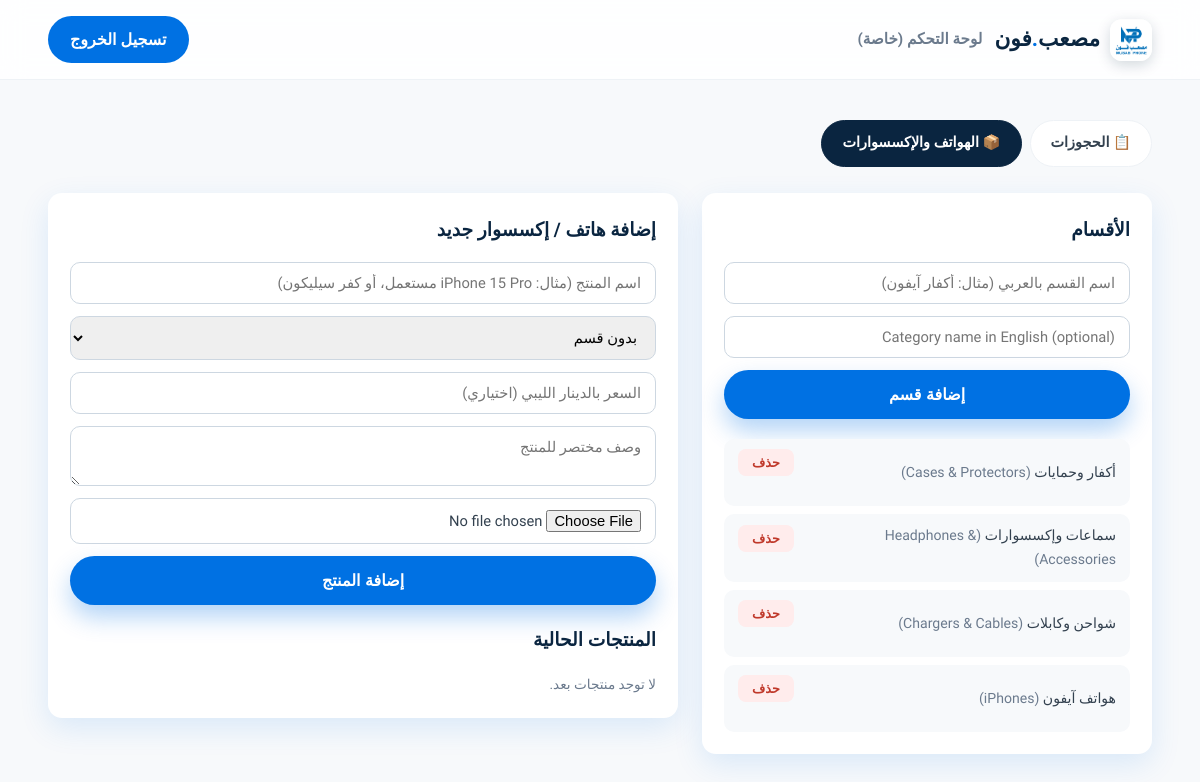
The page /admin/catalog (signed in) on the database its author committed.
### tables this page shows
CREATE TABLE categories (
            id INTEGER PRIMARY KEY AUTOINCREMENT,
            name_ar TEXT NOT NULL,
            name_en TEXT,
            created_at TEXT NOT NULL
        );

### app.py (the view)
    @app.route("/admin/catalog")
    def admin_catalog():
        if not admin_required():
            return redirect(url_for("admin"))
        conn = get_db()
        categories = conn.execute("SELECT * FROM categories ORDER BY name_ar").fetchall()
        products = conn.execute(
            "SELECT p.*, c.name_ar AS cat_ar FROM products p "
            "LEFT JOIN categories c ON c.id = p.category_id ORDER BY p.created_at DESC"
        ).fetchall()
        conn.close()
        return render_template(
            "admin.html",
            categories=categories,
            products=products,
            stock=get_stock_status(),
            active_tab="catalog",
        )

### app.py (called while the page is built)
def get_db():
    conn = sqlite3.connect(DB_PATH)
    conn.row_factory = sqlite3.Row
    return conn

def get_reserved_count():
    conn = get_db()
    row = conn.execute("SELECT COUNT(*) AS c FROM reservations").fetchone()
    conn.close()
    return row["c"] if row else 0

def get_stock_status():
    reserved = get_reserved_count()
    remaining = max(TOTAL_STOCK - reserved, 0)
    percent = round((reserved / TOTAL_STOCK) * 100) if TOTAL_STOCK else 0
    percent = min(percent, 100)
    return {
        "total": TOTAL_STOCK,
        "reserved": reserved,
        "remaining": remaining,
        "percent": percent,
        "sold_out": remaining <= 0,
    }

def get_lang():
    lang = session.get("lang", "ar")
    return lang if lang in TRANSLATIONS else "ar"

@app.context_processor
def inject_lang_helpers():
    lang = get_lang()
    return {"t": TRANSLATIONS[lang], "lang": lang}

    def admin_required():
        return session.get("is_admin") is True

### templates/admin.html (shortened to what this page needs)
<!DOCTYPE html>
<html lang="ar" dir="rtl">
<head>
  <link rel="stylesheet" href="{{ url_for('static', filename='css/style.css') }}">
</head>
<body>
{% import "_logo.html" as L %}
  <header class="navbar">
    <div class="container">
      <div style="display:flex; align-items:center; gap:12px;">
        {{ L.logo("admin") }}
        <span style="color:var(--gray-500); font-weight:700; font-size:0.95rem;">لوحة التحكم (خاصة)</span>
      </div>
      <a href="{{ url_for('admin_logout') }}" class="btn-nav">تسجيل الخروج</a>
    </div>
  </header>
  <div class="container admin-wrap">
    <div class="admin-tabs">
      <a href="{{ url_for('admin') }}" class="{{ 'active' if active_tab == 'reservations' else '' }}">📋 الحجوزات</a>
      <a href="{{ url_for('admin_catalog') }}" class="{{ 'active' if active_tab == 'catalog' else '' }}">📦 الهواتف والإكسسوارات</a>
    </div>
    {% if active_tab == 'catalog' %}
    <div class="catalog-grid">
      <div class="panel">
        <h3>الأقسام</h3>
        <form action="{{ url_for('admin_add_category') }}" method="POST">
          <input type="text" name="name_ar" placeholder="اسم القسم بالعربي (مثال: أكفار آيفون)" required>
          <input type="text" name="name_en" placeholder="Category name in English (optional)">
          <button type="submit" class="btn btn-primary">إضافة قسم</button>
        </form>
        <div class="cat-list">
          {% for c in categories %}
          <div class="cat-row">
            <span>{{ c.name_ar }} {% if c.name_en %}<span style="color:var(--gray-500);">({{ c.name_en }})</span>{% endif %}</span>
            <form action="{{ url_for('admin_delete_category', cat_id=c.id) }}" method="POST" onsubmit="return confirm('حذف هذا القسم؟');">
              <button type="submit" class="del-btn">حذف</button>
            </form>
          </div>
          {% else %}
          <p style="color:var(--gray-500); font-size:0.85rem;">لا توجد أقسام بعد.</p>
          {% endfor %}
        </div>
      </div>
      <div class="panel">
        <h3>إضافة هاتف / إكسسوار جديد</h3>
        <form action="{{ url_for('admin_add_product') }}" method="POST" enctype="multipart/form-data">
          <input type="text" name="name" placeholder="اسم المنتج (مثال: iPhone 15 Pro مستعمل، أو كفر سيليكون)" required>
          <select name="category_id">
            <option value="">بدون قسم</option>
          </select>
          <input type="number" step="0.01" name="price" placeholder="السعر بالدينار الليبي (اختياري)">
          <textarea name="description" rows="2" placeholder="وصف مختصر للمنتج"></textarea>
          <input type="file" name="image" accept="image/*">
          <button type="submit" class="btn btn-primary">إضافة المنتج</button>
        </form>
        <h3 style="margin-top:10px;">المنتجات الحالية</h3>
        <div class="prod-list">
          {% for p in products %}
          <div class="prod-row">
            <div class="prod-main">
              {% if p.image %}
              <img src="{{ url_for('static', filename='img/products/' ~ p.image) }}" alt="">
              {% endif %}
              <div>
                <strong>{{ p.name }}</strong>
                <div style="color:var(--gray-500);">{{ p.cat_ar or "بدون قسم" }} {% if p.price %}- {{ "{:,.0f}".format(p.price) }} د.ل{% endif %} {% if not p.active %}- <span style="color:#c0392b;">غير مفعّل</span>{% endif %}</div>
              </div>
            </div>
            <div style="display:flex; gap:6px;">
              <form action="{{ url_for('admin_toggle_product', prod_id=p.id) }}" method="POST">
                <button type="submit" class="toggle-btn">{{ "إخفاء" if p.active else "إظهار" }}</button>
              </form>
              <form action="{{ url_for('admin_delete_product', prod_id=p.id) }}" method="POST" onsubmit="return confirm('حذف هذا المنتج؟');">
                <button type="submit" class="del-btn">حذف</button>
              </form>
            </div>
          </div>
          {% else %}
          <p style="color:var(--gray-500); font-size:0.85rem;">لا توجد منتجات بعد.</p>
          {% endfor %}
        </div>
      </div>
    </div>
    {% endif %}
  </div>
</body>
</html>

### static/css/style.css (style rules this page uses)
:root { --brand-blue: #0071e3; --brand-blue-dark: #0058b0; --brand-blue-light: #e8f3ff; --brand-navy: #0a2540; --white: #ffffff; --surface: #ffffff; --gray-50: #f7f9fb; --gray-100: #eef2f6; --gray-300: #cdd7e1; --gray-500: #6b7a8d; --gray-700: #33414f; --shadow: 0 10px 30px rgba(0, 113, 227, 0.12); --radius: 18px; }
* { box-sizing: border-box; margin: 0; padding: 0; }
html { scroll-behavior: smooth; }
body { font-family: "Tajawal", "Segoe UI", Tahoma, sans-serif; background: var(--white); color: var(--gray-700); line-height: 1.7; overflow-x: hidden; transition: background 0.3s ease, color 0.3s ease; }
a { text-decoration: none; color: inherit; }
.container { width: 92%; max-width: 1180px; margin: 0 auto; }
.navbar { position: sticky; top: 0; z-index: 100; background: rgba(255, 255, 255, 0.85); backdrop-filter: blur(12px); border-bottom: 1px solid var(--gray-100); }
.navbar .container { display: flex; align-items: center; justify-content: space-between; padding: 16px 0; }
.btn-nav { background: var(--brand-blue); color: #fff !important; padding: 10px 22px; border-radius: 999px; font-weight: 700; transition: 0.25s; }
.btn { padding: 15px 34px; border-radius: 999px; font-weight: 700; font-size: 1rem; border: none; cursor: pointer; transition: 0.25s; display: inline-block; }
.btn-primary { background: var(--brand-blue); color: #fff; box-shadow: 0 12px 24px rgba(0, 113, 227, 0.3); }

### templates/admin.html (style rules this page uses)
body { background: var(--gray-50); }
.admin-wrap { padding: 40px 0; }
.admin-tabs { display: flex; gap: 8px; margin-bottom: 26px; flex-wrap: wrap; }
.admin-tabs a { padding: 10px 20px; border-radius: 999px; font-weight: 700; font-size: 0.9rem; background: #fff; color: var(--gray-700); border: 1.5px solid var(--gray-100); }
.admin-tabs a.active { background: var(--brand-navy); color: #fff; border-color: var(--brand-navy); }
.del-btn { background: #ffecec; color: #c0392b; border: none; padding: 6px 14px; border-radius: 8px; cursor: pointer; font-weight: 700; font-size: 0.8rem; }
.catalog-grid { display: grid; grid-template-columns: 1fr 1.4fr; gap: 24px; align-items: start; }
.panel { background: #fff; border-radius: 14px; box-shadow: var(--shadow); padding: 22px; }
.panel h3 { color: var(--brand-navy); margin-bottom: 16px; }
.panel form { display: flex; flex-direction: column; gap: 12px; margin-bottom: 20px; }
.panel input, .panel select, .panel textarea { padding: 11px 14px; border-radius: 10px; border: 1.5px solid var(--gray-300); font-family: inherit; font-size: 0.92rem; width: 100%; }
.cat-list, .prod-list { display: flex; flex-direction: column; gap: 8px; }
.cat-row, .prod-row { display: flex; align-items: center; justify-content: space-between; gap: 10px; background: var(--gray-50); padding: 10px 14px; border-radius: 10px; font-size: 0.88rem; }

### rows shown on the page
categories: name_ar "أكفار وحمايات", name_en "Cases & Protectors"
categories: name_ar "سماعات وإكسسوارات", name_en "Headphones & Accessories"
categories: name_ar "شواحن وكابلات", name_en "Chargers & Cables"
categories: name_ar "هواتف آيفون", name_en "iPhones"
